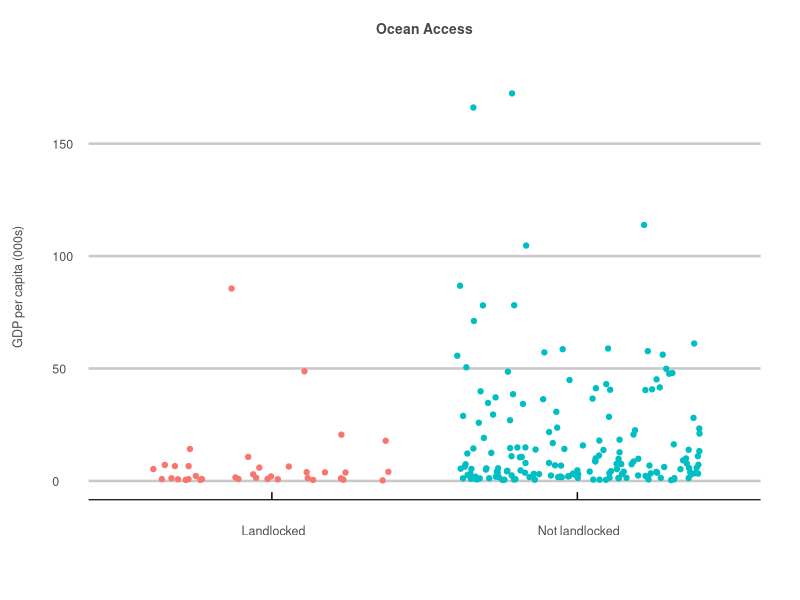
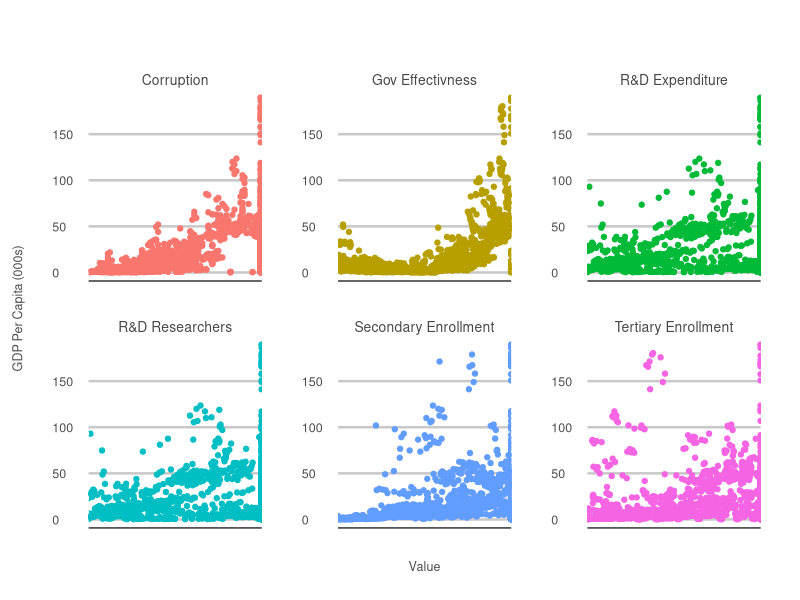
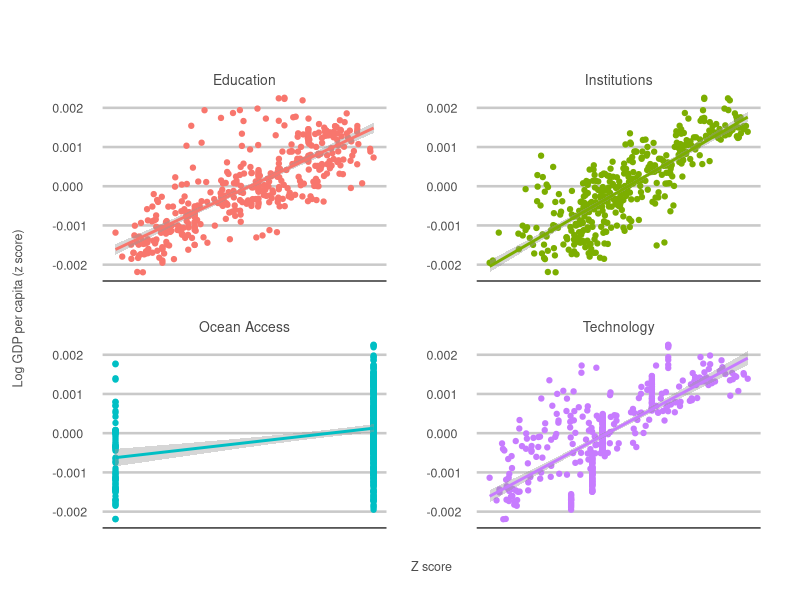
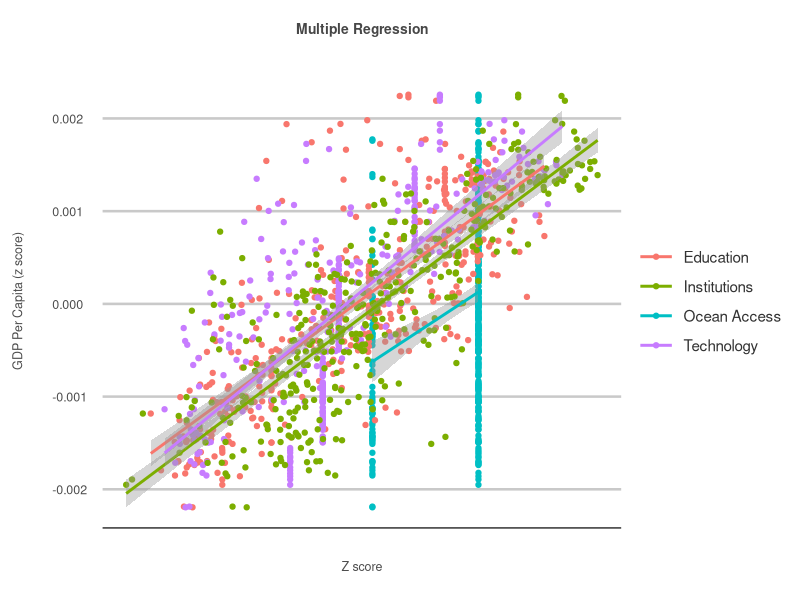

Recreate these plots in R, in order.
## ---- chunk 1
knitr::opts_chunk$set(echo = TRUE)
library(dplyr)
library(tidyverse)
library(ggplot2)
library(ggthemes)
library(jsonlite)
library(readxl)
library(stringr)

# gets the average NA adjusted average value for a column.   
get_avg <- function(var) {
  avg <- sum(var[!is.na(var)])/length(var[!is.na(var)])
  return(avg)
}

# creates a histogram. 
make_histogram <- function(variable) {
  histogram <- merged_data_frame %>%
    gather(key=measure, value = value, -c(1,2)) %>%
    filter(measure %in% variable) %>%
    mutate(value = as.numeric(value)) %>%
    ggplot(aes(x=value, fill=measure)) +
    geom_histogram(alpha=0.6,
                   position="identity",
                   bins=20) +
    facet_wrap(~measure,
               scales="free",
               ncol=2) +
    ggtitle("Histogram") +
    my_theme
  return(histogram)
}

# creates a qqplot.  
make_qqplot <- function(variable) {
  qqplot <- merged_data_frame %>%
    gather(key = measure, value = value, -c(1,2)) %>%
    filter(measure %in% variable) %>%
    mutate(value = as.numeric(value)) %>%
    ggplot(aes(sample=value, col=measure)) +
    geom_qq(position="identity") +
    geom_qq_line(position="identity") +
    facet_wrap(~measure,
               scales="free",
               ncol=2) +
    ggtitle("QQplot") +
    my_theme
  return(qqplot)
}

# creates a jitter plot. 
make_jitter_plot <- function(data, x, y) {
  scatter <- data %>%
    ggplot(aes(x=x,
               y=y,
               color = x)) +
    geom_jitter() +
    ggtitle("") +
    xlab("") +
    ylab("GDP Per Capita") +
    my_theme
  return(scatter)
}

# creates a multiple variable scatter plot. 
make_scatter_plot <- function(data, x, y, exclude_cols=NULL, ncol=3) {
  scatter <- data %>%
    gather(key = measure, value = value, -c(exclude_cols,
                                            y)) %>%
    filter(measure %in% x) %>%
    mutate(measure = str_to_title(str_replace_all(measure, "_", " "))) %>%
    mutate(measure = str_to_title(str_replace_all(measure, "Rd", "R&D"))) %>%
    ggplot(aes(x=value,
               y=(eval(parse(text=y))/10^3),
               col=measure)) +
    geom_point() +
    geom_smooth(method='lm', 
                formula=y~x) +
    ggtitle("") +
    facet_wrap(~measure,
               ncol=ncol,
               scales="free") +
    xlab("") +
    ylab("GDP Per Capita (000s)") +
    my_theme +
    theme(axis.ticks.x = element_blank(),
          axis.text.x = element_blank())
  return(scatter)
}

# my personal plot theme for data visualizations. 
my_theme <- theme_economist_white(gray_bg = FALSE) +
  theme(plot.title = element_text(hjust = 0.5,
                                  vjust = 10,
                                  size = 10,
                                  color = "#474747"),
        plot.margin = unit(c(1.5, 1, 1.5, 1), "cm"),
        axis.text = element_text(size = 9,
                                 color = "gray30"),
        axis.text.x=element_text(vjust = -2.5),
        axis.title.x = element_text(size = 9,
                                    color = "gray30",
                                    vjust = -10),
        axis.title.y = element_text(size = 9,
                                    color = "gray30",
                                    vjust = 10),
        legend.direction = "vertical", 
        legend.position = "right",
        legend.title = element_blank(),
        legend.text = element_text(size = 11,
                                   color = "gray20"),
        legend.margin=margin(1, -15, 1, 0),
        legend.spacing.x = unit(0.25, "cm"),
        legend.key.size = unit(1, "cm"), 
        legend.key.height = unit(0.75, "cm"),
        strip.text = element_text(hjust = 0.5,
                                  vjust = 1,
                                  size = 10,
                                  color = "#474747"),
        panel.spacing = unit(2, "lines"))

# sets the working directory. 
setwd("C://Users//HUAWEI//Desktop//Projects//Cast-Away//Data")

# reads in the merged data data frame. 
merged_data_frame <- read_csv("merged_data_frame.csv") %>%
  mutate(gov_effectivness = as.numeric(gov_effectivness))

# lists the landlocked countries in our sample. 
landlocked <- c("Afghanistan",
                "Armenia",
                "Austria",
                "Azerbaijan",
                "Burundi",
                "Burkina Faso",
                "Belarus",
                "Bolivia",
                "Botswana",
                "Central African Republic",
                "Switzerland",
                "Czech Republic",
                "Hungary",
                "Kazakhstan",
                "Kyrgyz Republic",
                "Lao PDR",
                "Lesotho",
                "North Macedonia",
                "Mali",
                "Mongolia",
                "Malawi",
                "Niger",
                "Nepal",
                "Rwanda",
                "Serbia",
                "South Sudan",
                "Slovak Republic",
                "Eswatini",
                "Chad",
                "Tajikistan",
                "Turkmenistan",
                "Uganda",
                "Uzbekistan",
                "Kosovo",
                "Zambia",
                "Zimbabwe")

# creates an ocean access variable for non-landlocked countries. 
ocean_access <- list() 
for(i in 1:length(unique(merged_data_frame$country))) {
  ocean_access[[i]] <- if(!unique(merged_data_frame$country)[i] %in% landlocked) 1 else 0
}
ocean_access <- tibble(country = unique(merged_data_frame$country),
                       ocean_access = unlist(ocean_access))

# creates groups of variables to be used in transformations. 
groupby <- c("country", "decade_half")
ed_vars <- c("tertiary_enrollment", "secondary_enrollment")
sci_vars <- c("rd_expenditure", "rd_researchers")
inst_vars <- c("corruption", "gov_effectivness")
all_vars <- c(ed_vars, sci_vars, inst_vars)

## ---- chunk 2

# makes a jitter plot of gdp per capita verses ocean 
# access and checks for correlation. 
raw_data <- merged_data_frame %>%
  group_by(country) %>%
  summarise(gdp = get_avg(gdp_per_capita)/10^3) %>% 
  left_join(ocean_access) %>%
  mutate(ocean_access = as.factor(ocean_access))

levels(raw_data$ocean_access) <- c(" Landlocked", " Not landlocked")

make_jitter_plot(data=raw_data, x=raw_data$ocean_access, y=raw_data$gdp) +
  ggtitle("Ocean Access") +
  ylab("GDP per capita (000s)") +
  theme(legend.position = "none")

# checks the relationship . 
fit <- summary(lm(gdp ~ ocean_access, raw_data))
fit$coefficients


## ---- chunk 3

# creates a scatter plot to visualize the relationship 
# between all the variables and gdp per capita. 
make_scatter_plot(data=merged_data_frame, 
                  x=all_vars, 
                  y="gdp_per_capita",
                  exclude_cols=c("country", "year")) +
  ggtitle("") +
  xlab("Value") +
  theme(legend.position = "none")

## ---- chunk 4

# sets the working directory. 
setwd("C://Users//HUAWEI//Desktop//Projects//Cast-Away//Data")

# opens the clean data frame. 
clean_variables_table <- read_csv("clean_variables_table.csv")

# creates a list of the indexed control measures. 
measures <- c("ocean_access", "education", "technology", "institutions")

# creates a scatter plot to visualize the relationship 
# between the adjusted control measures and gdp per capita. 
make_scatter_plot(data=clean_variables_table, 
                  x=measures, 
                  y="gdp_per_capita",
                  exclude_cols=c("country", "decade_half"),
                  ncol=2) +
  ggtitle("") +
  ylab("Log GDP per capita (z score)") +
  xlab("Z score") +
  theme(legend.position = "none")

## ---- chunk 5

# visualizes the regression analysis. 
clean_variables_table %>%
  gather(key = measure, value = value, -c("country",
                                          "decade_half",
                                          "gdp_per_capita")) %>%
  mutate(measure = str_to_title(str_replace_all(measure, "_", " "))) %>%
  ggplot(aes(x=value,
             y=gdp_per_capita/10^3,
             col=measure)) +
  geom_point() +
  geom_smooth(method='lm', 
              formula=y~x) +
  ggtitle("Multiple Regression") +
  xlab("Z score") +
  ylab("GDP Per Capita (z score)") +
  my_theme +
  theme(axis.ticks.x = element_blank(),
        axis.text.x = element_blank()) +
  guides(color=guide_legend(override.aes=list(fill=NA)))

# creates the variable for the regression analysis. 
y <- clean_variables_table$gdp_per_capita
ocean_access <- clean_variables_table$ocean_access
education <- clean_variables_table$education
technology <- clean_variables_table$technology
institutions <- clean_variables_table$institutions

# fits the regression model. 
fit <- lm(y~ocean_access+education+technology+institutions)
summary(fit)

## ---- chunk 6

# checks if any the data's country names appear as parts 
# of those in the TI list.  
get_data_non_idenitcal <- function(data, object) {
  scores <- list()
  for(i in 1:length(object)) {
    scores[[i]] <- if(mean(str_detect(object[i], data))>0) TRUE else FALSE
  }
  return(object[unlist(scores)])
}

## ---- chunk 7

# creates new data for each country in the 
# non identical list given.
create_country_data <- function(year, countries) {
  country_data <- list()
  for(i in 1:length(unique(countries))) {
    country_data[[i]] <- tibble(country = countries[i],
                                year = year,
                                col = NA)
  }
  return(rbind_pages(country_data))
}

## ---- chunk 8

# checks for countries where most of the values are NA.  
check_na_values <- list()
for(i in 1:length(merged_data_frame$country)) {
  check_na_values[[i]] <- sum(is.na(merged_data_frame[i,4:ncol(merged_data_frame)]))>=ncol(merged_data_frame)-4
}
view(merged_data_frame[unlist(check_na_values),])

## ---- chunk 9

# lists the landlocked countries in our sample. 
landlocked <- c("Afghanistan",
                "Armenia",
                "Austria",
                "...",
                "Zambia",
                "Zimbabwe")

# creates an ocean access variable for non-landlocked countries. 
ocean_access <- list() 
for(i in 1:length(unique(merged_data_frame$country))) {
  ocean_access[[i]] <- if(!unique(merged_data_frame$country)[i] %in% landlocked) 1 else 0
}
ocean_access <- tibble(country = unique(merged_data_frame$country),
                       ocean_access = unlist(ocean_access))

## ---- chunk 10

# transforms gdp per capita into its log values. 
merged_data_frame$log_gdp_per_capita <- log(merged_data_frame$gdp_per_capita)

## ---- chunk 11

# creates a histogram. 
make_histogram <- function(variable) {
  histogram <- merged_data_frame %>%
    gather(key=measure, value = value, -c(1,2)) %>%
    filter(measure %in% variable) %>%
    mutate(value = as.numeric(value)) %>%
    ggplot(aes(x=value, fill=measure)) +
    geom_histogram(alpha=0.6,
                   position="identity",
                   bins=20) +
    facet_wrap(~measure,
               scales="free",
               ncol=2) +
    ggtitle("Histogram") +
    my_theme
  return(histogram)
}

# creates a qqplot.  
make_qqplot <- function(variable) {
  qqplot <- merged_data_frame %>%
    gather(key = measure, value = value, -c(1,2)) %>%
    filter(measure %in% variable) %>%
    mutate(value = as.numeric(value)) %>%
    ggplot(aes(sample=value, col=measure)) +
    geom_qq(position="identity") +
    geom_qq_line(position="identity") +
    facet_wrap(~measure,
               scales="free",
               ncol=2) +
    ggtitle("QQplot") +
    my_theme
  return(qqplot)
}

## ---- chunk 12

# transforms the variables. 
merged_data_frame$secondary_enrollment <- merged_data_frame$secondary_enrollment**(1/0.355)
merged_data_frame$tertiary_enrollment <- merged_data_frame$tertiary_enrollment**(1/2)

## ---- chunk 13

# gets the z scores for each data distribution given. 
get_z_scores <- function(data) {
  mean <- mean(data[!is.na(data)])
  sigma <- sd(data[!is.na(data)])
  z_scores <- list()
  for(i in 1:length(data)) {
    z_scores[i] <- if(is.na(data[i])) NA else (data[i] - mean) / sigma
  }
  return(unlist(z_scores))
}

## ---- chunk 14

# checks for outliers of over 3 standard deviations. 
check_outliers <- function(vars) {
  outliers <- list()
  for(i in 1:length(vars)) {
    outliers[[i]] <- sum(abs(!is.na(merged_data_frame[,vars][i]))>3)
    print(paste0(outliers[[i]], " --- ", vars[i], " outliers"))
  }
}

## ---- chunk 15

# creates a tidy data frame of the z scores for 2 variables. 
get_tidy_z_scores <- function(vars) {
  df <- merged_data_frame[,c(groupby, vars)] %>%
    group_by(country, decade_half) %>%
    summarise(var_1 = get_avg(eval(parse(text=vars[1]))),
              var_2 = get_avg(eval(parse(text=vars[2]))))
  colnames(df) <- c(groupby,vars)
  final_df <- df %>%
    gather(key = measure, value = value, -c(1,2))
  return(final_df)
}

# gets the average z score for 2 variables. 
get_avg_z_scores <- function(z_scores) {
  df <- eval(parse(text=z_scores)) %>%
    group_by(country, decade_half) %>%
    summarise(col=sum(value[!is.na(value)]/length(value[!is.na(value)])))
  colnames(df)[3] <- z_scores
  return(df)
}

## ---- chunk 16

# imputes missing values by taking the average for 
# countries with a similar gdp per capita. 
fill_NAs <- function(measure, vars) {
  impute_values <- final_df %>%
    mutate(gdp_per_capita = round(gdp_per_capita)) %>%
    group_by(gdp_per_capita) %>%
    summarise(avg = mean(eval(parse(text=measure))))
  NAs <- final_df[final_df[,measure]==0,]
  imputations <- list()
  for(i in 1:nrow(NAs)) {
    imputations[[i]] <- impute_values$avg[which(impute_values["gdp_per_capita"] == round(NAs$gdp_per_capita[i]))]
  }
  final_df[pull(final_df[measure])==0,][measure] <- unlist(imputations)
  return(final_df)
}

## ---- chunk 17

# creates the variables for the regression analysis. 
y <- clean_variables_table$gdp_per_capita
ocean_access <- clean_variables_table$ocean_access
education <- clean_variables_table$education
technology <- clean_variables_table$technology
institutions <- clean_variables_table$institutions

# fits the regression model. 
fit <- lm(y~ocean_access+education+technology+institutions)

